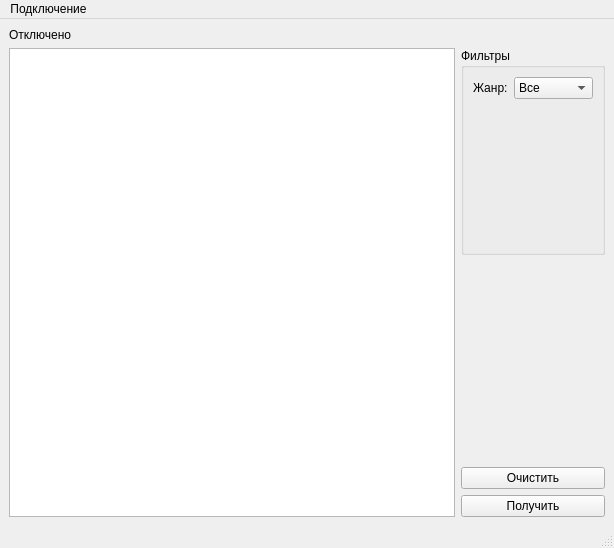
<?xml version="1.0" encoding="UTF-8"?>
<ui version="4.0">
 <class>MainWindow</class>
 <widget class="QMainWindow" name="MainWindow">
  <property name="geometry">
   <rect>
    <x>0</x>
    <y>0</y>
    <width>614</width>
    <height>548</height>
   </rect>
  </property>
  <property name="sizePolicy">
   <sizepolicy hsizetype="Preferred" vsizetype="Expanding">
    <horstretch>0</horstretch>
    <verstretch>0</verstretch>
   </sizepolicy>
  </property>
  <property name="windowTitle">
   <string>MainWindow</string>
  </property>
  <widget class="QWidget" name="centralwidget">
   <layout class="QGridLayout" name="gridLayout">
    <item row="4" column="1">
     <widget class="QPushButton" name="pb_request">
      <property name="sizePolicy">
       <sizepolicy hsizetype="Minimum" vsizetype="Maximum">
        <horstretch>0</horstretch>
        <verstretch>0</verstretch>
       </sizepolicy>
      </property>
      <property name="text">
       <string>Получить</string>
      </property>
     </widget>
    </item>
    <item row="1" column="1">
     <widget class="QGroupBox" name="gb_filters">
      <property name="sizePolicy">
       <sizepolicy hsizetype="Preferred" vsizetype="Minimum">
        <horstretch>0</horstretch>
        <verstretch>0</verstretch>
       </sizepolicy>
      </property>
      <property name="title">
       <string>Фильтры</string>
      </property>
      <layout class="QFormLayout" name="formLayout">
       <item row="0" column="0">
        <widget class="QLabel" name="lb_category">
         <property name="text">
          <string>Жанр:</string>
         </property>
        </widget>
       </item>
       <item row="0" column="1">
        <widget class="QComboBox" name="comboBoxFilter">
         <item>
          <property name="text">
           <string>Все</string>
          </property>
         </item>
         <item>
          <property name="text">
           <string>Комедия</string>
          </property>
         </item>
         <item>
          <property name="text">
           <string>Ужасы</string>
          </property>
         </item>
        </widget>
       </item>
      </layout>
     </widget>
    </item>
    <item row="2" column="1">
     <spacer name="verticalSpacer">
      <property name="orientation">
       <enum>Qt::Orientation::Vertical</enum>
      </property>
      <property name="sizeType">
       <enum>QSizePolicy::Policy::Minimum</enum>
      </property>
      <property name="sizeHint" stdset="0">
       <size>
        <width>20</width>
        <height>40</height>
       </size>
      </property>
     </spacer>
    </item>
    <item row="3" column="1">
     <widget class="QPushButton" name="buttonClear">
      <property name="sizePolicy">
       <sizepolicy hsizetype="Minimum" vsizetype="Maximum">
        <horstretch>0</horstretch>
        <verstretch>0</verstretch>
       </sizepolicy>
      </property>
      <property name="text">
       <string>Очистить</string>
      </property>
     </widget>
    </item>
    <item row="0" column="0">
     <widget class="QLabel" name="lb_statusConnect">
      <property name="sizePolicy">
       <sizepolicy hsizetype="Preferred" vsizetype="Maximum">
        <horstretch>0</horstretch>
        <verstretch>0</verstretch>
       </sizepolicy>
      </property>
      <property name="text">
       <string>Отключено</string>
      </property>
     </widget>
    </item>
    <item row="1" column="0" rowspan="4">
     <widget class="QTableView" name="tableView">
      <property name="sizePolicy">
       <sizepolicy hsizetype="Expanding" vsizetype="Expanding">
        <horstretch>0</horstretch>
        <verstretch>0</verstretch>
       </sizepolicy>
      </property>
     </widget>
    </item>
   </layout>
  </widget>
  <widget class="QMenuBar" name="menubar">
   <property name="geometry">
    <rect>
     <x>0</x>
     <y>0</y>
     <width>614</width>
     <height>24</height>
    </rect>
   </property>
   <widget class="QMenu" name="menu">
    <property name="title">
     <string>Подключение</string>
    </property>
    <addaction name="act_addData"/>
    <addaction name="separator"/>
    <addaction name="act_connect"/>
   </widget>
   <addaction name="menu"/>
  </widget>
  <widget class="QStatusBar" name="statusbar"/>
  <action name="act_connect">
   <property name="text">
    <string>Подключиться</string>
   </property>
  </action>
  <action name="act_addData">
   <property name="text">
    <string>Ввести данные</string>
   </property>
  </action>
 </widget>
 <resources/>
 <connections/>
</ui>
